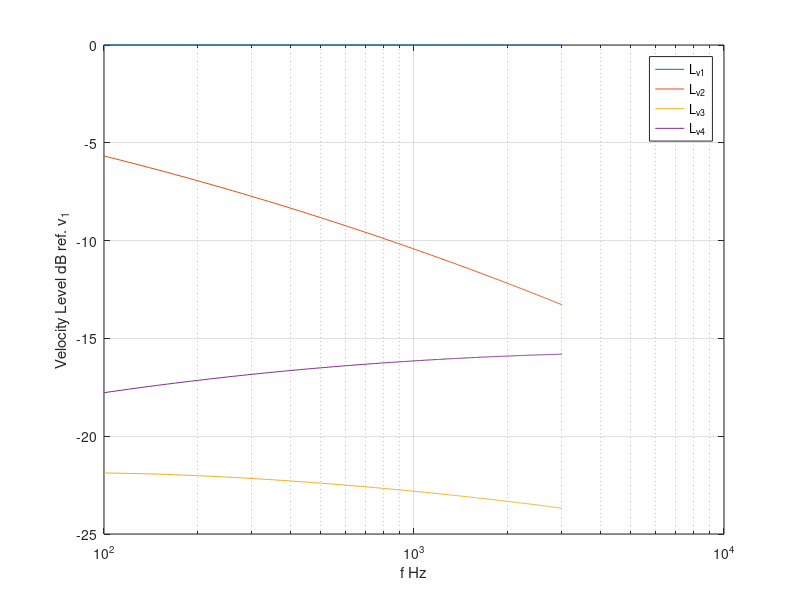

MATLAB code to generate this figure: (Note: this script raises an error after producing the figure.)
% TA assignment 1c 
% question 1
clear;
close all;

E= 2*10^11; % young's modulus of the beam in N/m2
rho= 7850;  % density of the beams in kg/m3
L_h= 6.3;   % length of the horizontal beam in m
L_v= 5;     % length of the vertical beam in m
h= 0.01;    % heigth of the beams in m
b=0.02;     % depth of the beams in m
eta= 0.05;  % damping loss factor
S=b*h;      % cross sectional area of the beam
M1= rho*S*L_h;
M2= rho*S*L_v;
f= 100:10:3000;
omega= 2*pi*f;

% Calculae the speed of longitudinal waves cl= sqrt(E/rho) and group speed cgl=cl;

cl= (E/rho)^(0.5); % speed in long. waves.
cgl= cl;  % group speed 

% v = zeros(1,length(f));
for i = length(f):-1:1
% Calculate the speed of bending waves cb= ((B*omega(i)^2)/(rho*S))^(0.25)
I= 1/12*(b*h^3);
B= E*I;
k_b = ((omega(i).^2*rho*S)/B).^0.25;
cb = omega(i)./k_b;

cgb=2*cb;
M = [M1;M2;M1;M2];

%calculate wavelenght for bending waves, lambda_b
lambda_b= cb./f(i);


%calculate tao ( 4 of them are used) (chapter 6)

beta= (2*h)./lambda_b;  %ratio between thicknesses and bending waves' wavelength 
tao_bb= (1+2*beta.^2)./(2+6*beta+9*beta.^2); %bending to bending
tao_bl_lb= (5*beta+8*beta.^2)./(2+6*beta+9*beta.^2); %bending to longititunal
rho_bl_lb= beta./(2+6*beta+9*beta.^2); %bending to longitidunal reflected
%rho_bb= (1-beta.^2)./(2+6*beta+9*beta.^2); % bending to bending reflected
tao_ll= (beta.^2)./ (2+6*beta+9*beta.^2); % longitidunal to longitidunal
%rho_ll= 2./(2+6*beta+9*beta.^2); %  % longitidunal to longitidunal reflected

%calculate coupling loss factors eta_ij=(tao_ij/c_group_i)/(omega(i)*L_beam*(2-tao_ij))
%h values are identical so beta values is same for the beams.

%for eta_12 use tao_12= tao_bb and cgb; eta_21 use tao_bb and cgb; eta_31 use rho_lb and cgl; eta_41 use tao_lb and cgl
%for eta_13 use tao_13= rho_bl and cgb; eta_23 use tao_bl and cgb; eta_32 use tao_lb and cgl; eta_42 use rho_lb and cgl
%for eta_14 use tao_14= tao_bl and cgb; eta_24 use rho_bl and cgb; eta_34 use tao_ll and cgl; eta_43 use tao_ll and cgl

eta_12= (tao_bb.*cgb)./((omega(i).*L_h).* (2-tao_bb));
eta_13= (rho_bl_lb.*cgb)./((omega(i).*L_h).* (2-rho_bl_lb));
eta_14= (tao_bl_lb.*cgb)./((omega(i).*L_h).* (2-tao_bl_lb));

eta_21= (tao_bb.*cgb)./((omega(i).*L_v).* (2-tao_bb));
eta_23= (tao_bl_lb.*cgb)./((omega(i).*L_v).* (2-tao_bl_lb));
eta_24= (rho_bl_lb.*cgb)./((omega(i).*L_v).* (2-rho_bl_lb));

eta_31= (rho_bl_lb.*cgl)./((omega(i).*L_h).* (2-rho_bl_lb));
eta_32= (tao_bl_lb.*cgl)./((omega(i).*L_h).* (2-tao_bl_lb));
eta_34= (tao_ll.*cgl)./((omega(i).*L_h).* (2-tao_ll));

eta_41= (tao_bl_lb.*cgl)./((omega(i).*L_v).* (2-tao_bl_lb));
eta_42= (rho_bl_lb.*cgl)./((omega(i).*L_v).* (2-rho_bl_lb));
eta_43= (tao_ll.*cgl)./((omega(i).*L_v).* (2-tao_ll));


% Set up the SEA model that includes four subsystem (the updated version on the notebook):

% general formula;
% % P_12= omega(i)* eta_2* M_2* (V_2)^2 + P_21
% % P_d1=omega(i)*eta_1*M_1*(V_1)^2
% 
% %  subsystem 1: bending waves in horizontal beam B_1
% pB_d1= omega(i)*eta_1*M_1*(V_1)^2;
% %  subsystem 2: bending waves in vertical beam B_2
% PB_12= omega(i)* eta_2* M_2* (V_2)^2 + pB_21;
% 
% %subsystem 3: longitudinal waves in horizontal beam B_1
% pL_d1= omega(i)*xi_1*M_1*(V_3)^2;
% %subsystem 4: longitudinal waves in vertical beam B_2
% PL_12= omega(i)* xi_2* M_2* (V_4)^2 + pL_21;


% %% 
% for i=1:length(f)
% om = omega(i)(i);  
% 
% A = [-om*(eta+M1*(eta_12+eta_13+eta_14)), om*M2*eta_21, om*M1*eta_31, om*M2*eta_41;
%     om*M1*eta_13, om*M2*eta_23, -om*(eta+M1*(eta_31+eta_32+eta_34)), om*M2*eta_43;
%     om*M1*eta_12,-om*(eta+M2*(eta_21+eta_23+eta_24)) ,om*M1*eta_32, om*M2*eta_42;
%     om*M1*eta_14, om*M2*eta_24,om*M1*eta_34 ,-om*(eta+M2*(eta_41+eta_42+eta_43))];
% Y = [1;0;0;0];
% v = linsolve(A,Y);
% end



 A = [ -omega(i)*M1*(eta+(eta_12+eta_13+eta_14)),    omega(i)*(M2*eta_21),                       omega(i)*(M1*eta_31),                       omega(i)*(M2*eta_41);
        omega(i)*(M1*eta_13),                        omega(i)*(M2*eta_23),                      -omega(i)*M1*(eta+(eta_31+eta_32+eta_34)),   omega(i)*(M2*eta_43);
        omega(i)*(M1*eta_12),                       -omega(i)*M2*(eta+(eta_21+eta_23+eta_24)) ,  omega(i)*(M1*eta_32),                       omega(i)*(M2*eta_42);  
        omega(i)*(M1*eta_14),                        omega(i)*(M2*eta_24),                       omega(i)*(M1*eta_34) ,                     -omega(i)*M2*(eta+(eta_41+eta_42+eta_43))];
Y = [-1;0;0;0];
v(:,i) = linsolve(A,Y);
Lv(:,i) = 10*log10(v(:,i)./v(1,i));
end


%%
lambda_b= cb./f;


%calculate tao ( 4 of them are used) (chapter 6)

beta= (2*h)./lambda_b;  %ratio between thicknesses and bending waves' wavelength 
tao_bb= (1+2*beta.^2)./(2+6*beta+9*beta.^2); %bending to bending
tao_bl_lb= (5*beta+8*beta.^2)./(2+6*beta+9*beta.^2); %bending to longititunal
rho_bl_lb= beta./(2+6*beta+9*beta.^2); %bending to longitidunal reflected
rho_bb= (1-beta.^2)./(2+6*beta+9*beta.^2); % bending to bending reflected
tao_ll= (beta.^2)./ (2+6*beta+9*beta.^2); % longitidunal to longitidunal
rho_ll = 2./(2+6*beta+9*beta.^2); % longitidunal to longitidunal
%%
f1 = figure;
semilogx(f, Lv); 
legend('L_{v1}','L_{v2}','L_{v3}','L_{v4}')
xlabel('f Hz')
ylabel('Velocity Level dB ref. v_1')
grid on;
%%


f2 = figure(Name='Bendıng Coefficients');
semilogx(beta.^2, tao_bb);
hold on
sum2 = tao_bl_lb+tao_bb;
sum3 = rho_bl_lb+tao_bl_lb+tao_bb;
sum4 = rho_bb+rho_bl_lb+tao_bl_lb+tao_bb;
semilogx(beta.^2, sum2); 
semilogx(beta.^2, sum3); 
semilogx(beta.^2, sum4); 
%legend('tao_{bb}','tao_{bl}','rho_{bl}','rho_{bb}')
xlim([beta(1)^2,beta(end)^2])
ylim([0 1])
xlabel('\beta^2')
%ylabel()
grid on;

index = 200;
step = 0.001;
taubbRange = 0:step:tao_bb(index);
vLine = zeros(size(taubbRange));
plot(vLine+beta(index).^2,taubbRange,'k-',HandleVisibility='off')
text(beta(index+5).^2,taubbRange(fix(length(taubbRange)/2)),'\tau_{bb}')

index = 180;
taublRange = tao_bb(index):step:sum2(index);
vLine = zeros(size(taublRange));
plot(vLine+beta(index).^2,taublRange,'k-',HandleVisibility='off')
text(beta(index+5).^2,taublRange(fix(length(taublRange)/2)),'\tau_{bb}')

index = 200;
rhoblRange = sum2(index):step:sum3(index);
vLine = zeros(size(rhoblRange));
plot(vLine+beta(index).^2,rhoblRange,'k-',HandleVisibility='off')
text(beta(index-30).^2,rhoblRange(fix(-10+length(rhoblRange)/2)),'\rho_{bl}')


index = 180;
rhobbRange = sum3(index):step:sum4(index);
vLine = zeros(size(rhobbRange));
plot(vLine+beta(index).^2,rhobbRange,'k-',HandleVisibility='off')
text(beta(index+5).^2,rhobbRange(fix(length(rhobbRange)/2)),'\rho_{bb}')

%%
f3 = figure;
semilogx(f, v.^0.5); 

legend('v_1','v_2','v_3','v_4')
xlabel('f Hz')
grid on;
%xlim([beta(1)^2,beta(end)^2])
%ylim([0 1])